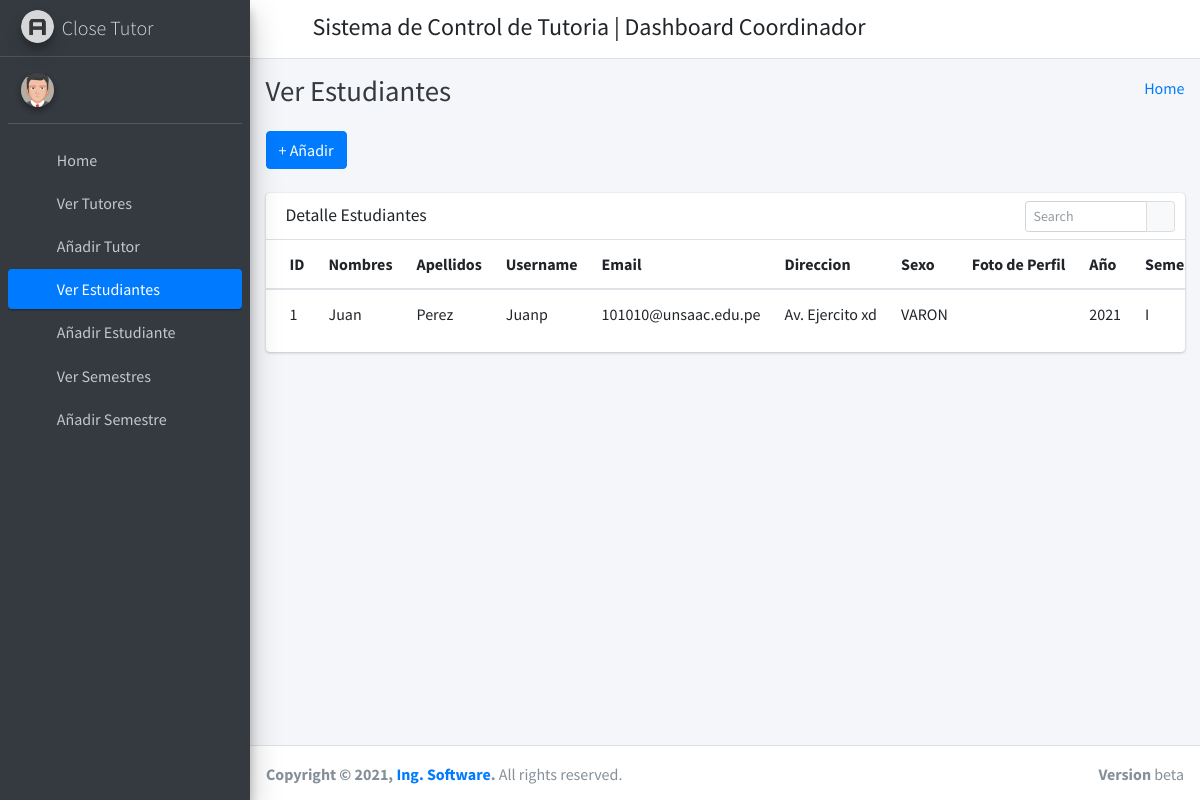
The app's page /manage_student/ (signed in) with its own data.
### app/models.py (models this page shows, shortened)
class Estudiante(models.Model):
    SEXO_EST = (
        ('VARON', 'VARON'),
        ('MUJER', 'MUJER'),
    )
    id = models.AutoField(primary_key=True)
    admin = models.OneToOneField(CustomUser, on_delete = models.CASCADE)
    gender = models.CharField(max_length=50, choices= SEXO_EST)
    profile_pic = models.FileField()
    address = models.TextField()
    session_year_id = models.ForeignKey(Semestre, on_delete=models.CASCADE)
    created_at = models.DateTimeField(auto_now_add=True)
    updated_at = models.DateTimeField(auto_now=True)
    objects = models.Manager()

class CustomUser(AbstractUser):
    user_type_data = ((1, "COORDINADOR"), (2, "TUTOR"), (3, "ESTUDIANTE"))
    user_type = models.CharField(default=1, choices=user_type_data, max_length=20)

class Semestre(models.Model):
    SEMESTRES = (
        ('I','Primer Semestre'),
        ('II','Segundo Semestre')
    )
    id = models.AutoField(primary_key=True)
    anio = models.IntegerField("Año")
    semestre = models.CharField("Semestre", choices=SEMESTRES, max_length = 30)
    objects = models.Manager()

### app/HodViews.py (the view)
# urls.py: path('manage_student/', HodViews.manage_student, name="manage_student"),
def manage_student(request):
    students = Estudiante.objects.all()
    context = {
        "students": students
    }
    return render(request, 'hod_template/manage_student_template.html', context)

### app/LoginCheckMiddleWare.py (called while the page is built, shortened)
    def process_view(self, request, view_func, view_args, view_kwargs):
        modulename = view_func.__module__
        user = request.user
        if user.is_authenticated:
            if user.user_type == "1":
                if modulename == "app.HodViews":
                    pass
                elif modulename == "app.views" or modulename == "django.views.static":
                    pass
                else:
                    return redirect("admin_home")
            else:
                return redirect("login")
        else:
            if request.path == reverse("login") or request.path == reverse("doLogin"):
                pass
            else:
                return redirect("login")

### app/templates/hod_template/manage_student_template.html (shortened to what this page needs)
{% extends 'hod_template/base_template.html' %}
{% block page_title %}
    Ver Estudiantes
{% endblock page_title %}
{% block main_content %}
{% load static %}
<section class="content">
        <div class="container-fluid">
            <a class="btn btn-primary" href="{% url 'add_student' %}" role="button">+ Añadir</a> <br/>&nbsp;
            <div class="row">
                <div class="col-md-12">
                    <div class="card">
                        <div class="card-header">
                            <h3 class="card-title">Detalle Estudiantes</h3>
                            <div class="card-tools">
                            <div class="input-group input-group-sm" style="width: 150px;">
                                <input type="text" name="table_search" class="form-control float-right" placeholder="Search">
                                <div class="input-group-append">
                                <button type="submit" class="btn btn-default"><i class="fas fa-search"></i></button>
                                </div>
                            </div>
                            </div>
                        </div>
                        <div class="card-body table-responsive p-0">
                            <table class="table table-hover text-nowrap">
                            <thead>
                                <tr>
                                <th>ID</th>
                                <th>Nombres</th>
                                <th>Apellidos</th>
                                <th>Username</th>
                                <th>Email</th>
                                <th>Direccion</th>
                                <th>Sexo</th>
                                <th>Foto de Perfil</th>
                                <th>Año</th>
                                <th>Semestre</th>
                                </tr>
                            </thead>
                            <tbody>
                                {% for student in students %}
                                <tr>
                                <td>{{ student.id }}</td>
                                <td>{{ student.admin.first_name }}</td>
                                <td>{{ student.admin.last_name }}</td>
                                <td>{{ student.admin.username }}</td>
                                <td>{{ student.admin.email }}</td>
                                <td>{{ student.address }}</td>
                                <td>{{ student.gender }}</td>
                                <td> <img src="{{ student.profile_pic }}" style="width: 100px;" /> </td>
                                <td>{{ student.session_year_id.anio }}</td>
                                <td>{{ student.session_year_id.semestre }}</td>
                                </tr>
                                {% endfor %}
                            </tbody>
                            </table>
                        </div>
                        </div>
                </div>
            </div>
        </div>
      </section>
  {% endblock main_content %}

### records on screen
Estudiante: id "1", admin.first_name "Juan", admin.last_name "Perez", admin.username "Juanp", admin.email "101010@unsaac.edu.pe", address "Av. Ejercito xd", gender "VARON", session_year_id.anio "2021", session_year_id.semestre "I"
